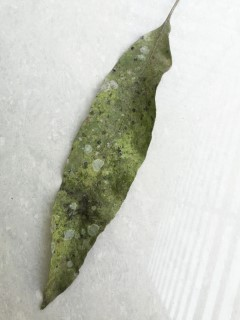
#> input picture dataset/Sooty Mould/IMG_20211108_120849 (Custom).jpg, 240 x 320 px, found by its file name; its folder holds only this picture in this run
$ python histogramEqual.py
#> lines starting #> are read from the running program, lines starting #| are printed output that depends on the picture
import os
import cv2

def enhance_image(img_path):
    image = cv2.imread(img_path)
#> image is the input picture: shape (320, 240, 3); mean B, G, R 190.4, 200.4, 198

    # Convert the image to LAB color space
    lab_img = cv2.cvtColor(image, cv2.COLOR_BGR2LAB)
#> lab_img: shape (320, 240, 3); mean of channels 0, 1, 2 203.6, 125.4, 133

    # Extract the L channel (luminance)
    l_channel = lab_img[:,:,0]
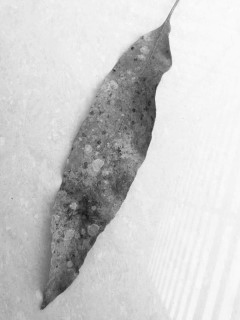
#> l_channel: shape (320, 240); min 15, max 253, mean 203.6

    # Apply brightness preserving adaptive histogram equalization (BPAHE)
    clahe = cv2.createCLAHE(clipLimit=2.0, tileGridSize=(8, 8))
    clahe_img = clahe.apply(l_channel)
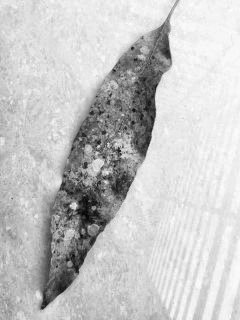
#> clahe_img: shape (320, 240); min 4, max 253, mean 197.6
    lab_img[:,:,0] = clahe_img
#> lab_img: shape (320, 240, 3); mean of channels 0, 1, 2 197.6, 125.4, 133

    # Convert the image back to RGB color space
    enhanced_img = cv2.cvtColor(lab_img, cv2.COLOR_LAB2BGR)
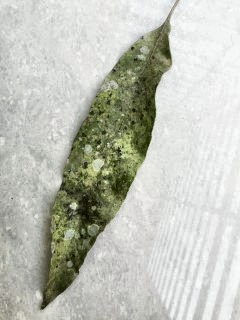
#> enhanced_img: shape (320, 240, 3); mean B, G, R 184.5, 194.2, 191.8

    return enhanced_img

if __name__ == "__main__":
    input_folder = "dataset/Sooty Mould"
    output_folder = "dataset with preprocess/preprocessed/Sooty Mould"

    if not os.path.exists(output_folder):
        os.makedirs(output_folder)

    for filename in os.listdir(input_folder):
        if filename.endswith(('.jpg', '.jpeg', '.png')):
            input_image_path = os.path.join(input_folder, filename)
            output_image_path = os.path.join(output_folder, filename)

            enhanced_img = enhance_image(input_image_path)
            cv2.imwrite(output_image_path, enhanced_img)

    print("Done.")

$ run again, on dataset/Sooty Mould/IMG_20211211_154816 (Custom).jpg
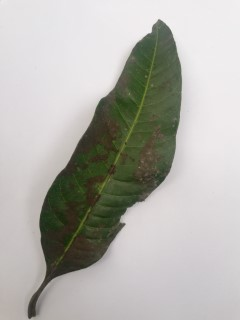
#> input picture dataset/Sooty Mould/IMG_20211211_154816 (Custom).jpg, 240 x 320 px, found by its file name
#> in enhance_image, image is the input picture: shape (320, 240, 3); mean B, G, R 172.1, 177.8, 178.8
#> in enhance_image, `clahe_img = clahe.apply(l_channel)`:
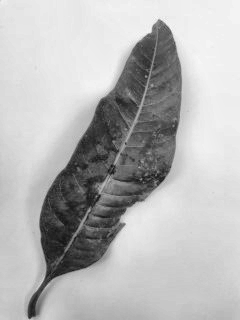
#> clahe_img: shape (320, 240); min 20, max 251, mean 183
#> in enhance_image, `enhanced_img = cv2.cvtColor(lab_img, cv2.COLOR_LAB2BGR)`:
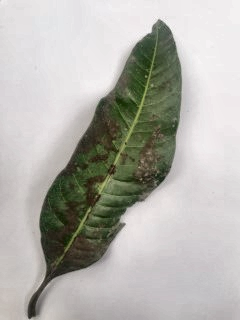
#> enhanced_img: shape (320, 240, 3); mean B, G, R 172.4, 178.4, 179.6

$ run again, on dataset/Sooty Mould/IMG_20211212_144843 (Custom).jpg
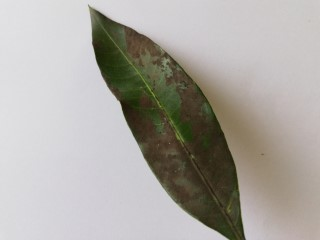
#> input picture dataset/Sooty Mould/IMG_20211212_144843 (Custom).jpg, 320 x 240 px, found by its file name
#> in enhance_image, image is the input picture: shape (240, 320, 3); mean B, G, R 162.8, 168.4, 171.9
#> in enhance_image, `clahe_img = clahe.apply(l_channel)`:
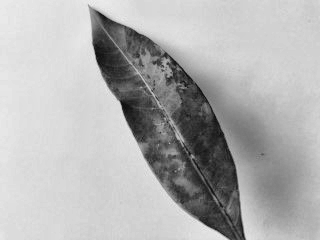
#> clahe_img: shape (240, 320); min 11, max 242, mean 177.6
#> in enhance_image, `enhanced_img = cv2.cvtColor(lab_img, cv2.COLOR_LAB2BGR)`:
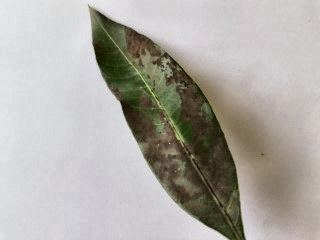
#> enhanced_img: shape (240, 320, 3); mean B, G, R 165.9, 171.9, 175.3

$ run again, on dataset/Sooty Mould/IMG_20211212_145152 (Custom).jpg
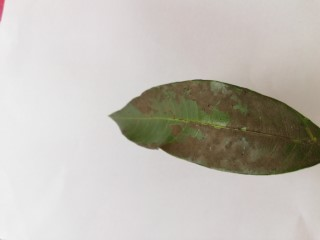
#> input picture dataset/Sooty Mould/IMG_20211212_145152 (Custom).jpg, 320 x 240 px, found by its file name
#> in enhance_image, image is the input picture: shape (240, 320, 3); mean B, G, R 181.6, 188.8, 193.4
#> in enhance_image, `clahe_img = clahe.apply(l_channel)`:
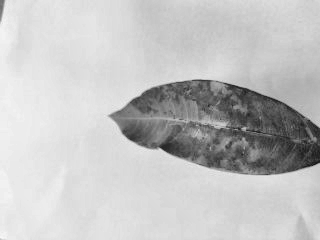
#> clahe_img: shape (240, 320); min 20, max 247, mean 194.7
#> in enhance_image, `enhanced_img = cv2.cvtColor(lab_img, cv2.COLOR_LAB2BGR)`:
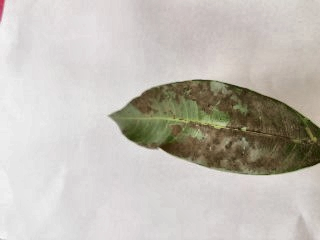
#> enhanced_img: shape (240, 320, 3); mean B, G, R 181.9, 189.3, 193.9

$ run again, on dataset/Sooty Mould/IMG_20211108_122349 (Custom).jpg
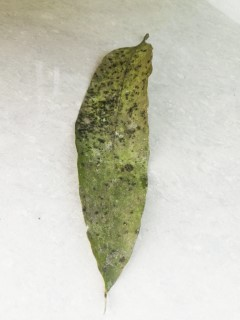
#> input picture dataset/Sooty Mould/IMG_20211108_122349 (Custom).jpg, 240 x 320 px, found by its file name
#> in enhance_image, image is the input picture: shape (320, 240, 3); mean B, G, R 188.7, 203, 202.8
#> in enhance_image, `clahe_img = clahe.apply(l_channel)`:
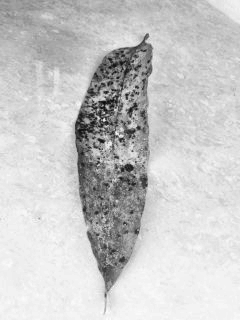
#> clahe_img: shape (320, 240); min 10, max 252, mean 200.8
#> in enhance_image, `enhanced_img = cv2.cvtColor(lab_img, cv2.COLOR_LAB2BGR)`:
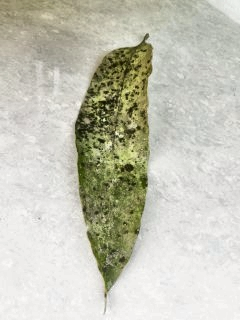
#> enhanced_img: shape (320, 240, 3); mean B, G, R 182.7, 196.9, 197
